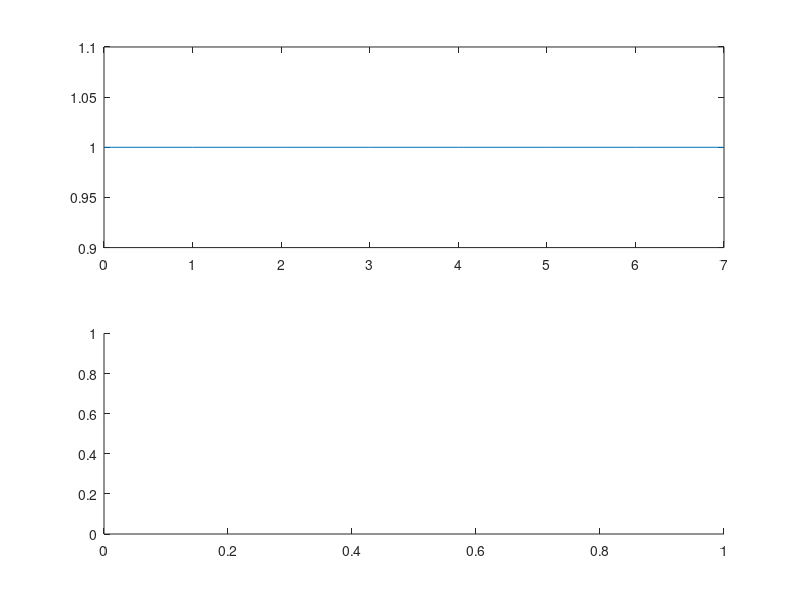

Reproduce this figure in MATLAB. (Note: this script raises an error after producing the figure.)
%exercise2_3

n=0;
x_n=1;

l = 1;

x_n_delayed=zeros(1,8);
n = 0:1:7;
for i = 1:8
    if (i == l)
        x_n_delayed(i) = 1;
    end
end

X_n_freq= fft(x_n_delayed);

figure
title('impulse');
subplot (2,1,1);
plot (n, abs(X_n_freq));
subplot (2,1,2);
plot (n, phase(X_n_freq));
% DFT of a delta fucntion is zero magnitude and zero phase
% ii it will be a flat line in frequency domain 

figure 
title('constant');
X_fft= fft(1);
subplot (2,1,1);
plot (abs(X_fft));
subplot (2,1,2);
plot (phase(X_fft));
